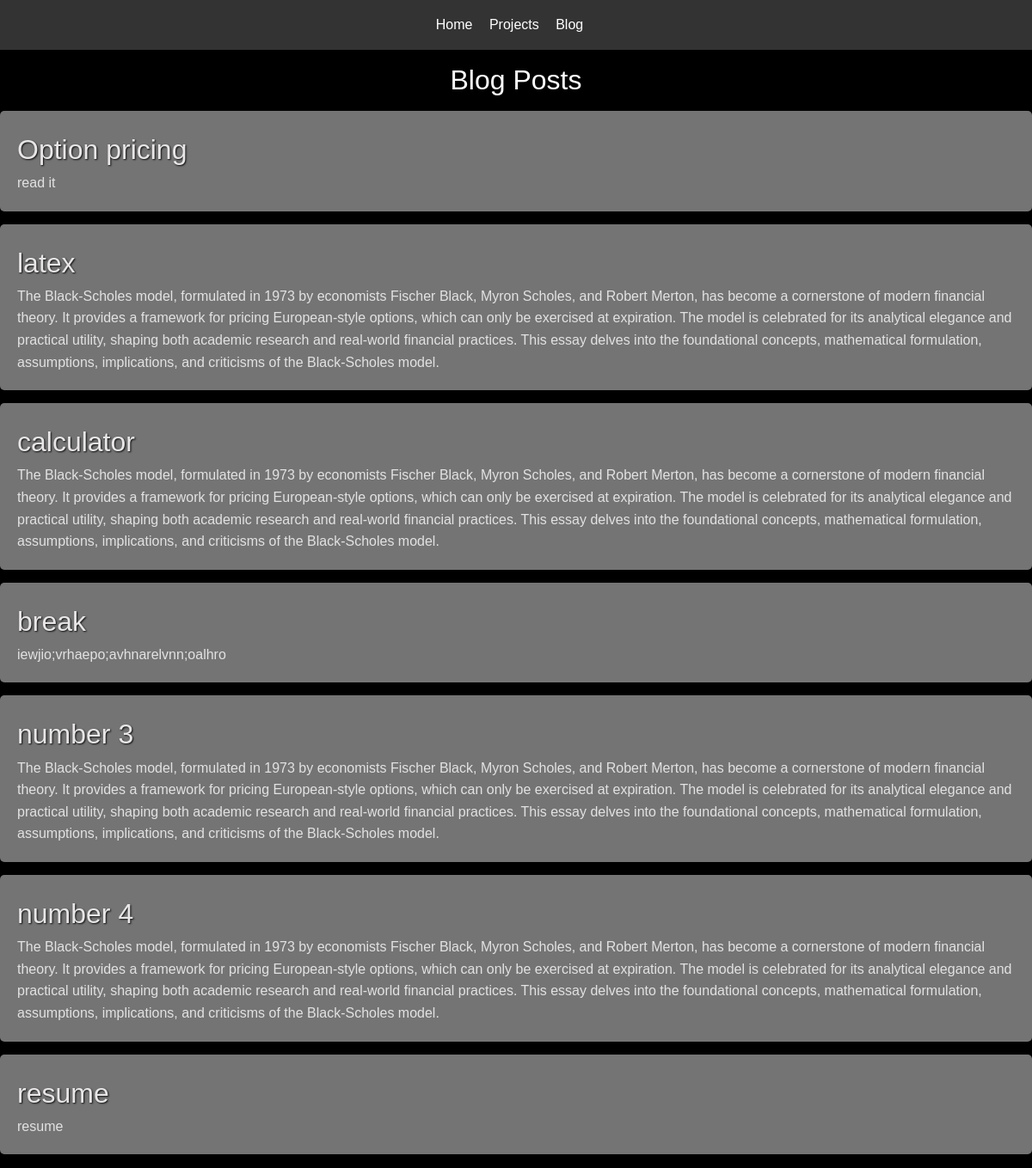
The page /blog/ on the database as committed earlier.
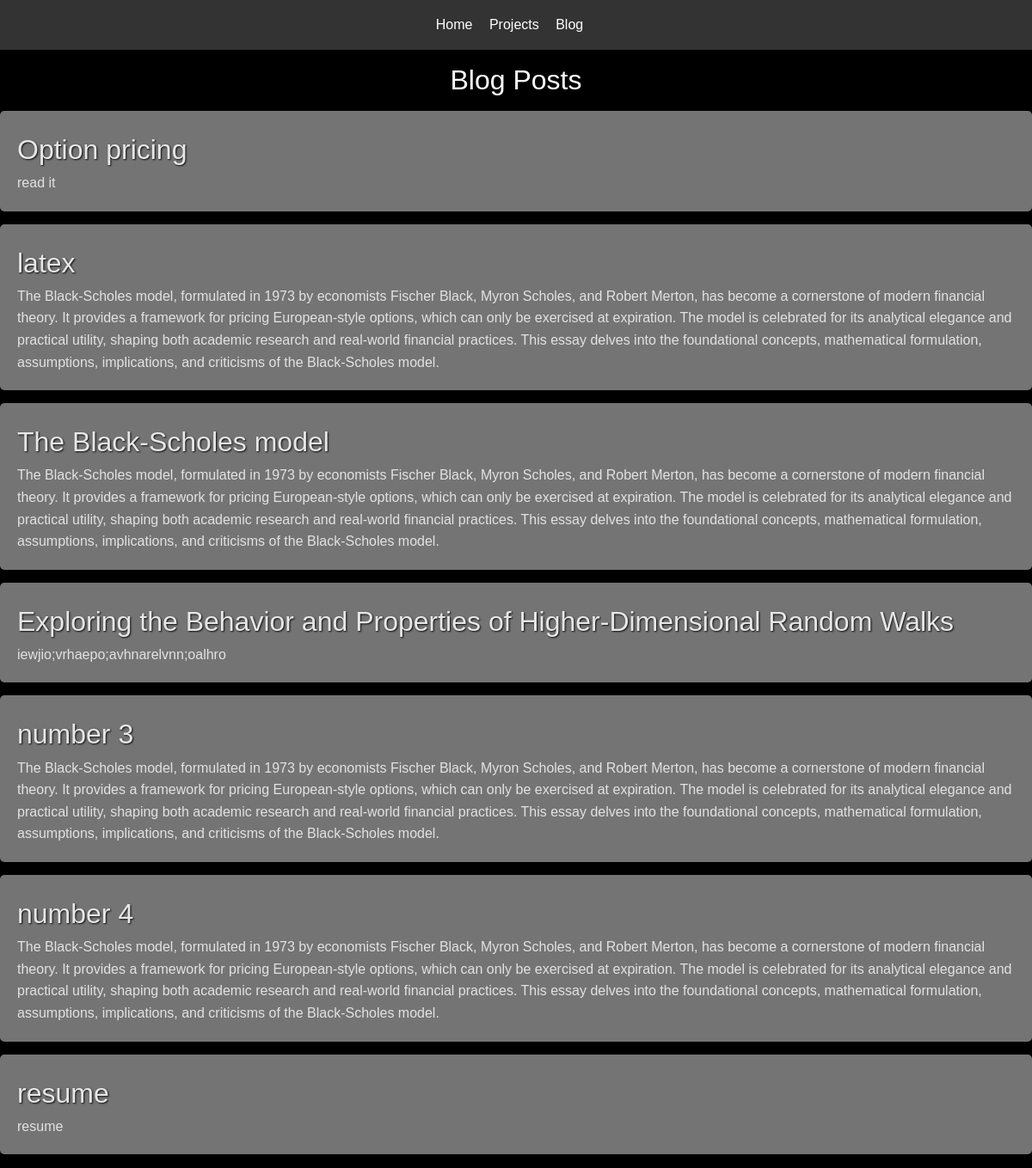
The same page on the database as committed later.
### webapp/models.py (models this page shows, shortened)
class BlogPost(models.Model):
    title = models.CharField(max_length=200)  # Blog post title
    summary = models.TextField()  # Short summary for the blog post
    content = models.TextField(default='')  # Full blog content
    created_at = models.DateTimeField(auto_now_add=True)  # Timestamp for when the post was created
    updated_at = models.DateTimeField(auto_now=True)  # Timestamp for when the post was last updated
    background_image = models.ImageField(upload_to='project_backgrounds/', blank=True, null=True)  # Background image
    def get_absolute_url(self):
        return f'/blog/{self.id}/'

### webapp/views.py (the view)
# urls.py: 2. Add a URL to urlpatterns:  path('blog/', include('blog.urls'))
def blog(request):
    posts = BlogPost.objects.all()  # Fetch all blog posts from the database
    context = {'posts': posts}
    return render(request, 'blog/blog.html', context)

### webapp/templates/blog/blog.html (shortened to what this page needs)
{% extends 'base.html' %}
{% block content %}
    <section class="blog">
        <h1>Blog Posts</h1>
        <ul>
            {% for post in posts %}
                <li>
                    <h2><a href="{{ post.get_absolute_url }}">{{ post.title }}</a></h2>
                    <p>{{ post.summary }}</p>
                </li>
            {% endfor %}
        </ul>
    </section>
{% endblock %}

### webapp/templates/base.html (shortened to what this page needs)
<!DOCTYPE html>
<html lang="en">
<head>
    {% load static %}
    <link rel="stylesheet" href="{% static 'css/style.css' %}">
</head>
<body>
    {% block header %}
    <header>
        <nav>
            <ul>
                <li><a href="{% url 'home' %}">Home</a></li>
                <li><a href="{% url 'projects' %}">Projects</a></li>
                <li><a href="{% url 'blog' %}">Blog</a></li>
            </ul>
        </nav>
    </header>
    {% endblock %}
    <main>
        {% block content %}
        {% endblock %}
    </main>
</body>
</html>

### webapp/static/css/style.css (style rules this page uses)
body { font-family: 'Roboto', sans-serif; font-weight: 400; color: #333; line-height: 1.6; }
h1, h2, h3 { font-weight: 500; text-shadow: 1px 1px 2px rgba(0, 0, 0, 0.9); }
button, a, nav { font-weight: 500; }
* { margin: 0; padding: 0; box-sizing: border-box; }
html { height: 100%; }
body { background-color: rgb(0, 0, 0); font-family: 'Arial', sans-serif; color: #ffffff; display: flex; flex-direction: column; height: 100vh; width: 100vw; line-height: 1.6; margin: 0; height: 100%; }
header { background-color: #333; color: #fff; padding: 1rem 0; text-align: center; }
header ul { list-style: none; padding: 0; }
header ul li { display: inline; margin-right: 15px; }
header ul li a { color: #fff; text-decoration: none; }
a { color: #fff; text-decoration: none; }
main { display: flex; flex-flow: column nowrap; margin: auto; background-color: rgb(0, 0, 0); flex-grow: 1; width: 100%; overflow: auto; }
.blog { display: flex; flex-direction: column; justify-content:center; align-items: center; width: 100%; }
.blog h1 { font-size: xx-large; size: 40px; padding: 10px; }
.blog ul { list-style: none; display: flex; flex-direction: row; align-items: center; justify-content: space-evenly; flex-wrap: wrap; min-width: 100%; }
.blog ul li { min-width: 100%; background-color: #747474; margin-bottom: 15px; padding: 20px; border-radius: 5px; box-shadow: 0 2px 5px rgba(0, 0, 0, 0.1); }
.blog ul li h2 { font-size: 2rem; }
.blog ul li h2 a { color: #e8e6e6; text-decoration: none; }
.blog ul li p { font-size: 1rem; color: #e2e2e2; }

Rows that differ between the two databases and show on the page:
changed BlogPost: title "calculator" → "The Black-Scholes model"
changed BlogPost "iewjio;vrhaepo;avhnarelvnn;oalhro": title "break" → "Exploring the Behavior and Properties of Higher-Dimensional Random Walks"
